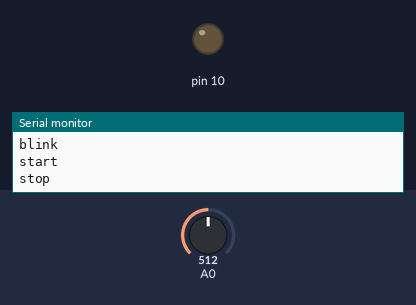
A sketch run on a simulated Arduino Uno, built with avr-gcc and run on an emulated ATmega328P. On the bench: output pins drawn as LEDs (lit = HIGH), the last lines printed to the serial monitor. The inputs (shaded band) are chosen by the test bench; at power-on: A0 = 512.

Above: at 1.2 s.
1.3 s: A0 set to 716
3.5 s: A0 set to 511
At 6.6 s:
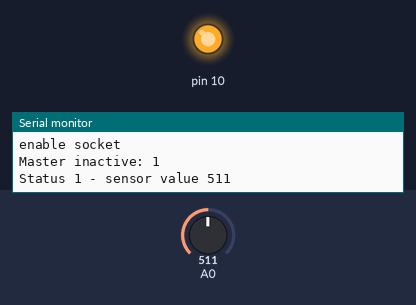
Timing chart, 0 to 8.8 s (numbered marks = the images above; inputs shaded):
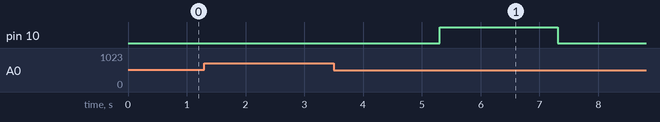

The sketch:

mstrSlvSckt.ino
```cpp
#include "Arduino.h"
#include "TimerManager.h"
#include "Timer.h"
//The setup function is called once at startup of the sketch

int sensorValue;
float voltage;
TimerManager timerManager;
Timer *tmrBlink;
Timer *tmrStart;
Timer *tmrStop;
int ledStatus = LOW;
unsigned long now;
int readCount;
int readVal;
int slvStatus = LOW;
bool requestToStart;
bool requestToStop;

void setup()
{
	Serial.begin(9600);

	tmrBlink = timerManager.getNewTimer("blink");
	tmrStart = timerManager.getNewTimer("start");
	tmrStop = timerManager.getNewTimer("stop");
	tmrBlink->setDuration(2000);
	tmrBlink->start(millis());
	tmrStop->setDuration(2000);
	tmrStart->setDuration(4000);
	readCount = 0;
}

// The loop function is called in an endless loop
void loop()
{

	now = millis();
	timerManager.update(now);

	requestToStart = requestToStop = false;

	if (tmrBlink->getIsExpired())
	{
		ledStatus = HIGH;
		tmrBlink->restart(now);
		Serial.print("Status ");
		Serial.print(slvStatus);
		Serial.print(" - sensor value ");
		Serial.println(analogRead(A0));
	}
	else
	{
		ledStatus = LOW;
	}

	sensorValue += ((readVal = analogRead(A0) - 512) < 0 ? readVal * -1 : readVal);
	if (++readCount > 50)
	{
		sensorValue /= 50;
		if (!(tmrStart->getIsRunning() || tmrStart->getIsExpired()) &&
			(sensorValue > 3) &&
			(slvStatus == LOW))
		{
			tmrStop->reset();
			tmrStart->start(now);
			if (tmrStart->getIsFront())
			{
				Serial.print("Master active: ");
				Serial.println(sensorValue);
			}
		}

		if (!(tmrStop->getIsRunning() || tmrStop->getIsExpired()) &&
			(sensorValue <= 3) &&
			(slvStatus == HIGH))
		{
			tmrStart->reset();
			tmrStop->start(now);
			if (tmrStop->getIsFront())
			{
				Serial.print("Master inactive: ");
				Serial.println(sensorValue);
			}
		}
		sensorValue = 0;
		readCount = 0;
	}

	//voltage = sensorValue * (5.0 / 1023.0);

	if (tmrStart->getIsExpired() && tmrStart->getIsFront())
	{
		slvStatus = HIGH;
		Serial.println("enable socket");
	}

	if (tmrStop->getIsExpired() && tmrStop->getIsFront())
	{
		slvStatus = LOW;
		Serial.println("disable socket");
	}

	analogWrite(10, slvStatus*255);
	digitalWrite(LED_BUILTIN, ledStatus | slvStatus);
}
```

Timer.cpp
```cpp
/*
 * Timer.cpp
 *
 *  Created on: Feb 10, 2019
 *      Author: osvaldo
 */
#include "Timer.h"
#include "Arduino.h"

Timer::Timer() {
	duration = 0;
	startTime = 0;
	elapsed = 0;
	isRunning = false;
	isExpired = false;
	strcpy(name, "");
	isFront = false;
}

void Timer::setName(const char* n)
{
	strncpy(name, n, sizeof(name) - 1);
}

void Timer::setDuration(unsigned long d)
{
	duration = d;
}

unsigned long Timer::getTimeToExpiry()
{
	return((int)(duration - elapsed));
}

unsigned long Timer::getTimeElapsed()
{
	return(elapsed);
}

void Timer::start(unsigned long mills)
{
	startTime = mills;
	isRunning = true;
	isExpired = false;
	isFront = true;
}

void Timer::stop()
{
	isRunning = false;
}

void Timer::reset()
{
	isRunning = false;
	isExpired = false;
	isFront = false;
	startTime = 0;
	elapsed = 0;
}

void Timer::resume()
{
	isRunning = true;
	isFront = false;
	startTime = millis();
}

void Timer::update(unsigned long  mills)
{
	if (isRunning)
	{
		elapsed = mills - startTime;
	}
	if ((elapsed >= duration) && isRunning)
	{
		isRunning = false;
		isExpired = true;
		isFront = true;
	}
}

unsigned long	Timer::getDuration(){
	return(duration);
}

char* Timer::getName()
{
	return(name);
}

bool Timer::getIsRunning()
{
	return(isRunning);
}

bool Timer::getIsExpired()
{
	return(isExpired);
}

unsigned long Timer::getElapsed()
{
	return(elapsed);
}

void Timer::restart(unsigned long mills)
{
	reset();
	start(mills);
}

bool Timer::getIsFront()
{
	if (isFront)
	{
		isFront = false;
		return true;
	}
	return false;
}

void Timer::setDuration(unsigned char* t)
{
	unsigned long unitsMultilpier, units;
	float decimalMultiplier, decimals;

	switch((*t & 0b11000000)>>6)
	{
	case 0x00: // seconds
		unitsMultilpier = 1000;
		decimalMultiplier = 100;
		break;
	case 0x01: // minutes
		unitsMultilpier = (unsigned long) 60 * 1000;
		decimalMultiplier = 1000;
		break;
	case 0x02: // hours
		unitsMultilpier = (unsigned long) 60 * 60 * 1000;
		decimalMultiplier = (unsigned long) 60 * 1000;
		break;
	case 0x03: // days
		unitsMultilpier = (unsigned long) 24 * 60 * 60 * 1000;
		decimalMultiplier = (unsigned long) 60 * 60 * 1000;
		break;
	}
	units = (unsigned long)(((*t & 0b00111111)<<1)+((*(t+1) & 0b10000000)>>7));
	decimals = (unsigned long)(*(t+1) & 0b01111111);

	duration = units * unitsMultilpier + decimals * decimalMultiplier;
}
```

Timer.h
```cpp
/*
 * Timer.h
 *
 *  Created on: Feb 10, 2019
 *      Author: osvaldo
 */

#ifndef TIMER_H_
#define TIMER_H_

class Timer {
	unsigned long startTime;
	unsigned long duration;
	unsigned long elapsed = 0;
	bool isRunning;
	bool isExpired;
	bool isFront;
	char name[8];

private:
	;
public:
	Timer();
	void setDuration(unsigned long);
	void setDuration(unsigned char *);
	void setName(const char *);
	unsigned long getTimeToExpiry();
	unsigned long getTimeElapsed();
	unsigned long getDuration();
	char *getName();
	bool getIsRunning();
	bool getIsExpired();
	bool getIsFront();
	unsigned long getElapsed();
	void start(unsigned long);
	void stop();
	void reset();
	void resume();
	void restart(unsigned long);
	void update(unsigned long);
};

#endif /* TIMER_H_ */
```

TimerManager.cpp
```cpp
/*
 * TimerManager.cpp
 *
 *  Created on: Feb 10, 2019
 *      Author: osvaldo
 */
#include <TimerManager.h>
#include "Arduino.h"

TimerManager::TimerManager() {
	for(int i = 0; i < HOW_MANY; i++)
	{
		timers[i].timer = nullptr;
		timers[i].allocated = false;
	}
}
void TimerManager::update(unsigned long now)
{
	for(int i =0; i < HOW_MANY; i++)
	{
		if (timers[i].timer != nullptr)
		{
			timers[i].timer->update(now);
		}
	}
}
void TimerManager::dropTimer(Timer* timer)
{
	for(int i =0; i < HOW_MANY; i++)
	{
		if (timers[i].timer == timer)
		{
			timers[i].timer->reset();
			free(timers[i].timer);
			timers[i].allocated = false;
			break;
		}
	}
}

Timer* TimerManager::getNewTimer(const char *n)
{
	for(int i = 0; i < HOW_MANY; i++)
	{
		if (!timers[i].allocated)
		{
			timers[i].allocated = true;
			timers[i].timer = new Timer();
			timers[i].timer->setName(n);
			Serial.println(n);
			return(timers[i].timer);
		}
	}
	return(nullptr);
}

void TimerManager::dump()
{
	for(int i = 0; i < HOW_MANY; i++)
	{
		if (timers[i].allocated)
		{
			Serial.print("Timer ");
			Serial.print(timers[i].timer->getName());
			Serial.print(", duration ");
			Serial.print(timers[i].timer->getDuration());
			Serial.print(", elapsed ");
			Serial.print(timers[i].timer->getElapsed());
			Serial.print(", status run ");
			Serial.print(timers[i].timer->getIsRunning() ? "yes " : "no ");
			Serial.print("exp ");
			Serial.println(timers[i].timer->getIsExpired() ? "yes " : "no ");
		}
	}
}
```

TimerManager.h
```cpp
/*
 * TimerManager.h
 *
 *  Created on: Feb 10, 2019
 *      Author: osvaldo
 */

#ifndef TIMERMANAGER_H_
#define TIMERMANAGER_H_

#include <Timer.h>
#define	HOW_MANY	10


struct _timers {
	Timer	*timer;
	bool	allocated = false;
};

class TimerManager {
	_timers timers[HOW_MANY];
private:
	;
public:
	TimerManager();
	void update(unsigned long);
	Timer* getNewTimer(const char *);
	void dropTimer(Timer* timer);
	void dump();
};

#endif /* TIMERMANAGER_H_ */
```

sloeber.ino.cpp
```cpp
#ifdef __IN_ECLIPSE__
//This is a automatic generated file
//Please do not modify this file
//If you touch this file your change will be overwritten during the next build
//This file has been generated on 2020-05-18 21:46:34

#include "Arduino.h"
#include "Arduino.h"
#include "TimerManager.h"
#include "Timer.h"

void setup() ;
void loop() ;

#include "mstrSlvSckt.ino"


#endif
```
